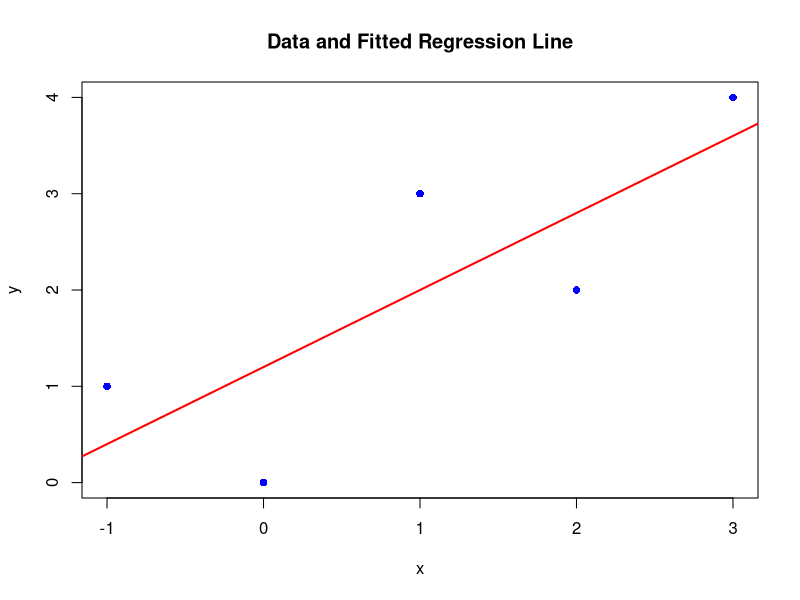

Source code (R): (Note: this script raises an error after producing the figure.)
x=c(3,2,1,-1,0)
y=c(4,2,3,1,0)

x_bar=mean(x)
y_bar=mean(y)

plot(x, y, pch=16, col="blue", main="Data and Fitted Regression Line",
     xlab="x", ylab="y")

b1 <- 1.2
b2 <- 0.8
abline(a=b1, b=b2, col="red", lwd=2)

points(x, y_hat, pch=17, col="orange") 

points(x_bar, y_bar, pch=19, col="green", cex=1.5)
